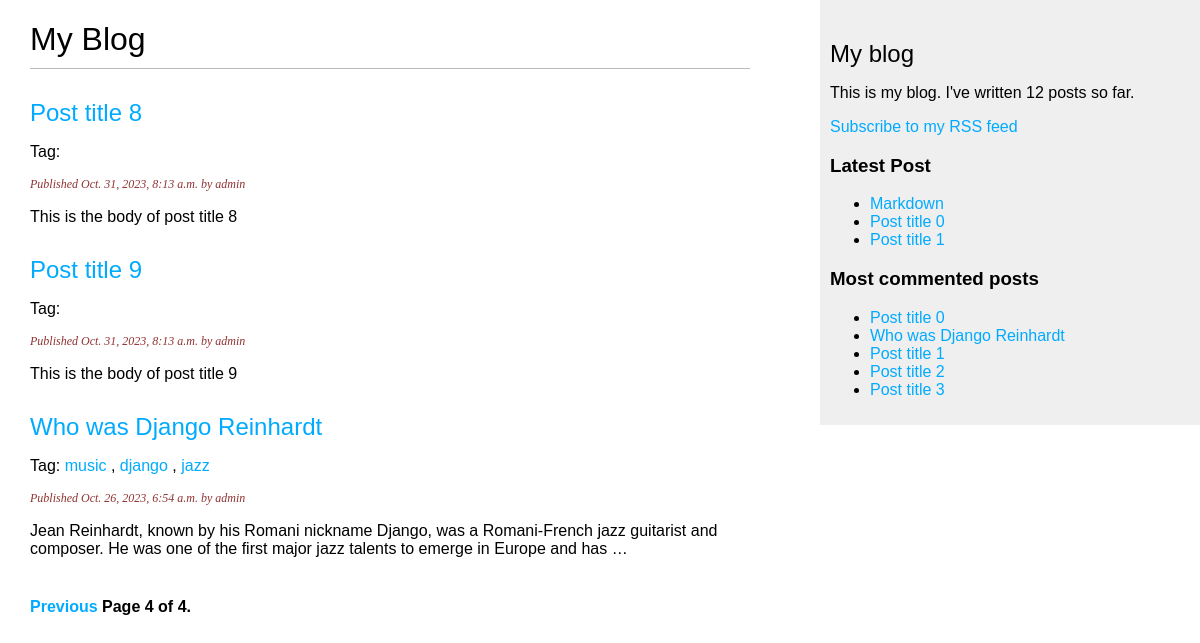
The app's page /blog/?page=4 with its own data.
### blog/models.py (models this page shows, shortened)
class Post(models.Model):
    class Status(models.TextChoices):
        DRAFT = 'DF', 'DRAFT'
        PUBLISHED = 'PB', 'PUBLISHED'
    title = models.CharField(max_length=250)
    slug = models.SlugField(max_length=250, unique_for_date='publish')
    author = models.ForeignKey(User, on_delete=models.CASCADE, related_name='blog_posts')
    body = models.TextField()
    publish = models.DateTimeField(default=timezone.now)
    created = models.DateTimeField(auto_now_add=True)
    updated = models.DateTimeField(auto_now=True)
    status = models.CharField(max_length=2, choices=Status.choices, default=Status.DRAFT)
    objects = models.Manager() # By Default manager
    published = PublishedManager() # Our custom manager
    tags = TaggableManager()
    class Meta:
        ordering = ['-publish']
        indexes = [models.Index(fields=['-publish'])]
    def get_absolute_url(self):
        return reverse("blog:post_detail", args=[self.publish.year, self.publish.month, self.publish.day, self.slug ])

### blog/views.py (the view)
# urls.py: path('', views.post_list, name='post_list'),
def post_list(request, tag_slug=None):
    post_list = Post.published.all()
    tag=None
    if tag_slug:
        tag = get_object_or_404(Tag, slug=tag_slug)
        post_list = post_list.filter(tags__in=[tag])
    paginator = Paginator(post_list, 3)
    page_number = request.GET.get('page',1)
    try:
        posts = paginator.page(page_number)
    except PageNotAnInteger:
        posts = paginator.page(1)
    except EmptyPage:
        posts = paginator.page(paginator.num_pages)
    return render(request, 'blog/post/list.html', {'posts':posts,'tag':tag})

### blog/models.py (called while the page is built)
    def get_queryset(self):
        return super().get_queryset().filter(status = Post.Status.PUBLISHED)

### blog/templatetags/blog_tags.py (called while the page is built)
@register.simple_tag()
def total_posts():
    return Post.published.count()

@register.inclusion_tag('blog/post/latest_posts.html')
def show_latest_posts(count=5):
    latest_posts = Post.published.order_by('-publish')[:count]
    return {'latest_posts':latest_posts}

@register.simple_tag()
def get_most_commented_post(count=5):
    return Post.published.annotate(total_comments=Count('comments')).order_by('-total_comments')[:count]

@register.filter(name='markdown')
def markdown_format(text):
    return mark_safe(markdown.markdown(text))

### blog/templates/blog/post/list.html (shortened to what this page needs)
{% extends "blog/base.html" %}
{% load blog_tags %}
{% block content %}
    <h1>My Blog</h1>
    {% for post in posts %}
        <h2>
            <a href="{{post.get_absolute_url}}">{{post.title}}</a>
        </h2>
        <p class="tags">
            Tag:
            {% for tag in post.tags.all %}
                <a href="{% url 'blog:post_list_by_tag' tag.slug %}">{{tag.name}}</a>
                {% if not forloop.last %}, {% endif %}
            {% endfor %}
        </p>
        <p class="date">
            Published {{ post.publish }} by {{ post.author }}
        </p>
        {{ post.body|markdown|truncatewords_html:30 }}
    {% endfor %}
    {% include "pagination.html" with page=posts %}
{% endblock content %}

### blog/templates/blog/base.html (shortened to what this page needs)
{% load blog_tags %}
{% load static %}
<!DOCTYPE html>
<html>
    <head>
        <link href="{% static "css/blog.css" %}" rel="stylesheet">
    </head>
    <body>
        <div id="content">
            {% block content %}
            {% endblock %}
        </div>
        <div id="sidebar">
            <h2>My blog</h2>
            <p>
                This is my blog.
                I've written {% total_posts %} posts so far.
            </p>
            <p>
                <a href="{% url 'blog:post_feed' %}">Subscribe to my RSS feed</a>
            </p>
            <h3>Latest Post</h3>
            {% show_latest_posts 3 %}
            <h3>Most commented posts</h3>
            {% get_most_commented_post as most_commented_posts %}
            <ul>
                {% for post in most_commented_posts %}
                    <li>
                        <a href="{{post.get_absolute_url}}">{{post.title}}</a>
                    </li>
                {% endfor %}
            </ul>
        </div>
    </body>
</html>

### blog/templates/blog/post/latest_posts.html
<ul>
    {% for post in latest_posts %}
    <li>
        <a href="{{post.get_absolute_url}}">{{post.title}}</a>
    </li>
    {% endfor %}
</ul>

### blog/static/css/blog.css (style rules this page uses)
body { margin: 0; padding: 0; font-family: helvetica, sans-serif; }
a { color: #00abff; text-decoration: none; }
h1 { font-weight: normal; border-bottom: 1px solid #bbb; padding: 0 0 10px 0; }
h2 { font-weight: normal; margin: 30px 0 0; }
#content { float: left; width: 60%; padding: 0 0 0 30px; }
#sidebar { float: right; width: 30%; padding: 10px; background: #efefef; height: 100%; }
p.date { color: #913333; font-family: georgia, serif; font-size: 12px; font-style: italic; }

### records on screen
Post: title "Post title 8", publish "Oct. 31, 2023, 8:13 a.m.", author "admin", body "This is the body of post title 8"
Post: title "Post title 9", publish "Oct. 31, 2023, 8:13 a.m.", author "admin", body "This is the body of post title 9"
Post: title "Who was Django Reinhardt", publish "Oct. 26, 2023, 6:54 a.m.", author "admin", body "Jean Reinhardt, known by his Romani nickname Django, was a Romani-French jazz guitarist and composer. He was one of the first major jazz talents to emerge in Europe and has …"
Tag: name "music"
Tag: name "django"
Tag: name "jazz"
Post: title "Markdown"
Post: title "Post title 0"
Post: title "Post title 1"
Post: title "Post title 2"
Post: title "Post title 3"

### other values on screen
{{ page.number }} "4"
{{ page.paginator.num_pages }} "4"
